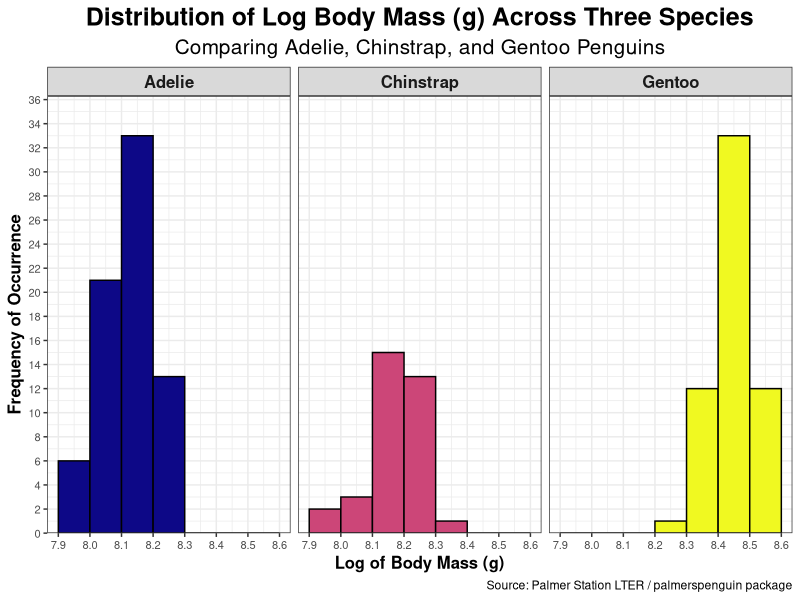
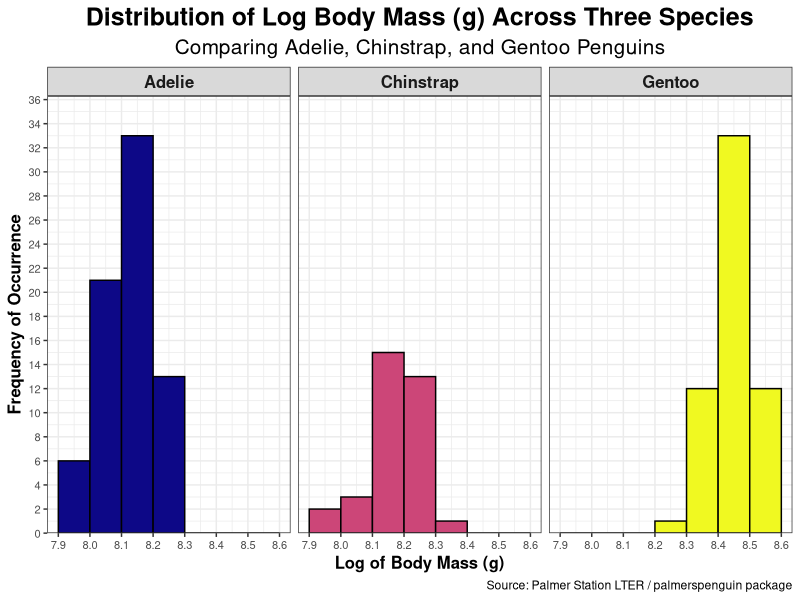

Write the R code that produced these figures, in order.
##### This is my code for the dplyr assignment looking at the Log Body Mass of Female penguins#####
##### Created by Timothy Li #####
##### Updated on: 2026-09-21 #####


##### Load Libraries #####

library(palmerpenguins)
library(tidyverse)
library(here)


### Load Data ###

# The data is part of the package and is called penguins 
glimpse(penguins)


##### Calculating the Mean and Variance of Body Mass by Species #####

mean_variance_penguin <- penguins |>
  drop_na(body_mass_g, species, island, sex) |> # Dropping NA in these columns
  group_by(species, island, sex) |>
  summarise(mean_body_mass = mean(body_mass_g, na.rm = TRUE),
            var_body_mass = var(body_mass_g, na.rm = TRUE))

mean_variance_penguin


##### Calculate Female log Body Mass #####

female_penguins <- penguins |>
  drop_na(sex) |>
  filter(sex == "female") |>
  mutate(log_body_mass = log(body_mass_g)) |>  # Adding a log body mass column
  select(species, island, sex, log_body_mass)

female_penguins

  
##### Plotting the Data. #####


# Color filled by species 
# Expand function used to align bins directly on x axis. .1 space for top of graph
# Boundary and closed use to place bins between each x axis point (7.9 to 8.0, >)

plot_log_penguins <- ggplot(data = female_penguins,
                mapping = aes(x = log_body_mass,
                              fill = species)) + 
  geom_histogram(binwidth = .1, color = "black", boundary = 0, closed = "left") + 
  facet_wrap(~ species) +
  scale_fill_viridis_d(option = "plasma") +
  scale_y_continuous(breaks = seq(0, 40, by = 2), expand = expansion(mult = c(0, .1))) +
  scale_x_continuous(breaks = seq(7, 9, by = .1)) +
  labs(title = "Distribution of Log Body Mass (g) Across Three Species",
       subtitle = "Comparing Adelie, Chinstrap, and Gentoo Penguins",
       x = "Log of Body Mass (g)", y = "Frequency of Occurrence",
       caption = "Source: Palmer Station LTER / palmerspenguin package"
  ) +
  theme_bw() +
  theme(
    plot.title = element_text(size = 18, hjust = .5, face = "bold"),
    plot.subtitle = element_text(size = 15, hjust = .5),
    axis.title.x = element_text(size = 12, face = "bold"),
    axis.title.y = element_text(size = 12, face = "bold"),
    axis.text.x = element_text(size = 8),
    axis.text.y = element_text(size = 8),
    strip.text = element_text(size = 12, face = "bold"),
    legend.position = "none"
  )

plot_log_penguins


##### Save the Plot #####

ggsave(here("week_04", "output", "HW4a_LogBodyMassPenguin.png"), width = 10)
